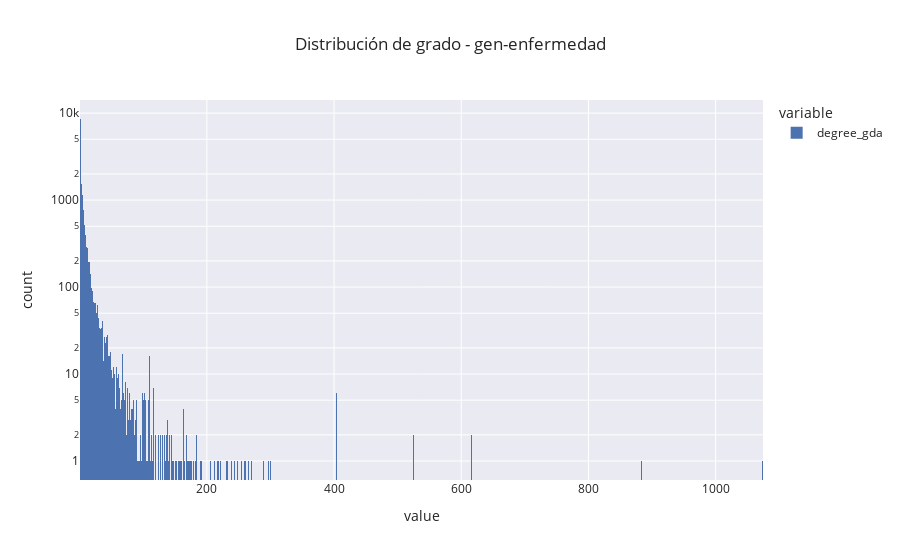

Notebook cell for this chart:
### Code cell
fig_gda_degree = px.histogram(gda_degree, log_y=True, title="Distribución de grado - gen-enfermedad")
fig_gda_degree.show()

### Figure 1 — Plotly figure (JSON) as saved in the notebook; plotly's stock layout.template omitted (floating-point values rounded to 4 significant figures; data arrays with more than 128 entries replaced by an {"elided": "..."} marker saying what was removed)
{"data": [{"alignmentgroup": "True", "bingroup": "x", "hovertemplate": "variable=degree_gda<br>value=%{x}<br>count=%{y}<extra></extra>", "legendgroup": "degree_gda", "marker": {"color": "rgb(76,114,176)", "pattern": {"shape": ""}}, "name": "degree_gda", "offsetgroup": "degree_gda", "orientation": "v", "showlegend": true, "type": "histogram", "x": {"elided": "20856 int values"}, "xaxis": "x", "yaxis": "y"}], "layout": {"barmode": "relative", "legend": {"title": {"text": "variable"}, "tracegroupgap": 0}, "title": {"text": "Distribución de grado - gen-enfermedad"}, "xaxis": {"anchor": "y", "domain": [0, 1], "title": {"text": "value"}}, "yaxis": {"anchor": "x", "domain": [0, 1], "title": {"text": "count"}, "type": "log"}}}
